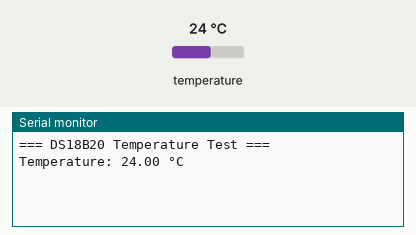
Simulated run of this sketch. Board: Arduino Uno, built with avr-gcc and run on an emulated ATmega328P. Shown: the last lines printed to the serial monitor. The inputs (shaded band) are chosen by the test bench; at power-on: temperature 24 °C.

Above: at 3.2 s.
3.3 s: temperature set to 12 °C
At 6.1 s:
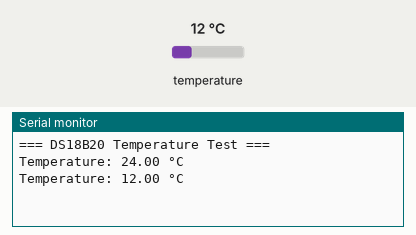
7.0 s: temperature set to 19 °C
At 9.4 s:
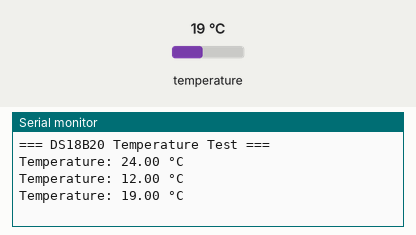
Timing chart, 0 to 10.9 s (numbered marks = the images above; inputs shaded):
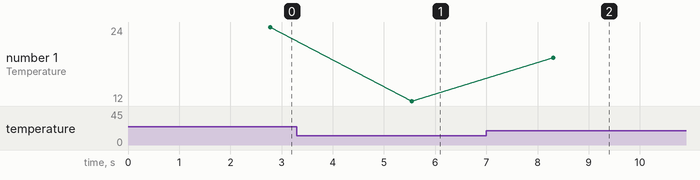

The sketch:

DS18B20.ino
```cpp
#include <OneWire.h>
#include <DallasTemperature.h>

#define ONE_WIRE_BUS 4   // GPIO where DS18B20 is connected

OneWire oneWire(ONE_WIRE_BUS);
DallasTemperature sensors(&oneWire);

void setup() {
  Serial.begin(115200);
  delay(2000);

  Serial.println("=== DS18B20 Temperature Test ===");
  sensors.begin();
}

void loop() {
  sensors.requestTemperatures();  // Send command to get temperature

  float tempC = sensors.getTempCByIndex(0);

  if (tempC == DEVICE_DISCONNECTED_C) {
    Serial.println("❌ DS18B20 not detected");
  } else {
    Serial.print("Temperature: ");
    Serial.print(tempC);
    Serial.println(" °C");
  }

  delay(2000);
}
```

Measured:
- after the input at 3.3 s, the serial monitor: prints a new line after 2.2 s (image 1)
- after the input at 7.0 s, the serial monitor: prints a new line after 1.3 s (image 2)
- plotted number 1: 24 → 12 after the input at 3.3 s, 12 → 19 after the input at 7.0 s
